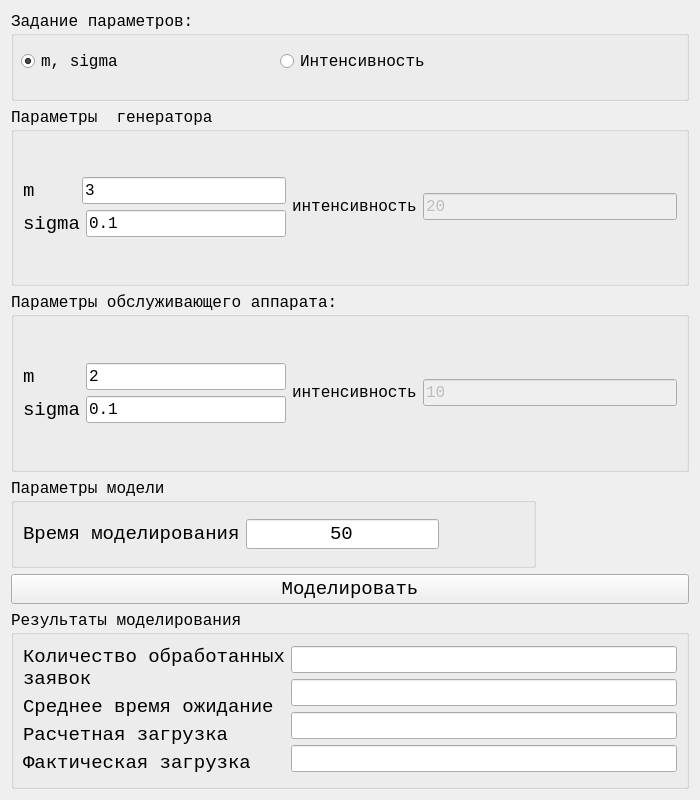
<?xml version="1.0" encoding="UTF-8"?>
<ui version="4.0">
 <class>Form</class>
 <widget class="QWidget" name="Form">
  <property name="geometry">
   <rect>
    <x>0</x>
    <y>0</y>
    <width>700</width>
    <height>800</height>
   </rect>
  </property>
  <property name="sizePolicy">
   <sizepolicy hsizetype="Preferred" vsizetype="Preferred">
    <horstretch>0</horstretch>
    <verstretch>0</verstretch>
   </sizepolicy>
  </property>
  <property name="minimumSize">
   <size>
    <width>700</width>
    <height>800</height>
   </size>
  </property>
  <property name="windowTitle">
   <string>Лабораторная работа №1</string>
  </property>
  <layout class="QVBoxLayout" name="verticalLayout_2">
   <property name="sizeConstraint">
    <enum>QLayout::SetMinimumSize</enum>
   </property>
   <item>
    <widget class="QGroupBox" name="groupBox_5">
     <property name="maximumSize">
      <size>
       <width>16777215</width>
       <height>90</height>
      </size>
     </property>
     <property name="font">
      <font>
       <family>Courier New</family>
       <pointsize>12</pointsize>
      </font>
     </property>
     <property name="title">
      <string>Задание параметров:</string>
     </property>
     <widget class="QWidget" name="horizontalLayoutWidget_5">
      <property name="geometry">
       <rect>
        <x>10</x>
        <y>20</y>
        <width>511</width>
        <height>61</height>
       </rect>
      </property>
      <layout class="QHBoxLayout" name="horizontalLayout_8">
       <item>
        <widget class="QRadioButton" name="generator_radio_m">
         <property name="enabled">
          <bool>true</bool>
         </property>
         <property name="minimumSize">
          <size>
           <width>0</width>
           <height>30</height>
          </size>
         </property>
         <property name="text">
          <string>m, sigma</string>
         </property>
         <property name="checked">
          <bool>true</bool>
         </property>
        </widget>
       </item>
       <item>
        <widget class="QRadioButton" name="generator_radio_lambda">
         <property name="minimumSize">
          <size>
           <width>0</width>
           <height>30</height>
          </size>
         </property>
         <property name="text">
          <string>Интенсивность</string>
         </property>
        </widget>
       </item>
      </layout>
     </widget>
    </widget>
   </item>
   <item>
    <widget class="QGroupBox" name="groupBox">
     <property name="sizePolicy">
      <sizepolicy hsizetype="Preferred" vsizetype="Preferred">
       <horstretch>0</horstretch>
       <verstretch>0</verstretch>
      </sizepolicy>
     </property>
     <property name="font">
      <font>
       <family>Courier New</family>
       <pointsize>12</pointsize>
      </font>
     </property>
     <property name="title">
      <string>Параметры  генератора</string>
     </property>
     <layout class="QGridLayout" name="gridLayout_2">
      <item row="0" column="2">
       <layout class="QVBoxLayout" name="verticalLayout_10">
        <item>
         <layout class="QHBoxLayout" name="horizontalLayout">
          <property name="spacing">
           <number>4</number>
          </property>
          <property name="sizeConstraint">
           <enum>QLayout::SetNoConstraint</enum>
          </property>
          <item>
           <widget class="QLabel" name="label">
            <property name="font">
             <font>
              <family>Courier New</family>
              <pointsize>14</pointsize>
             </font>
            </property>
            <property name="text">
             <string notr="true">m</string>
            </property>
           </widget>
          </item>
          <item>
           <widget class="QLineEdit" name="lineEdit_generator_m">
            <property name="sizePolicy">
             <sizepolicy hsizetype="Preferred" vsizetype="Fixed">
              <horstretch>0</horstretch>
              <verstretch>0</verstretch>
             </sizepolicy>
            </property>
            <property name="minimumSize">
             <size>
              <width>204</width>
              <height>0</height>
             </size>
            </property>
            <property name="text">
             <string>3</string>
            </property>
           </widget>
          </item>
         </layout>
        </item>
        <item>
         <layout class="QHBoxLayout" name="horizontalLayout_4">
          <item>
           <widget class="QLabel" name="label_2">
            <property name="font">
             <font>
              <family>Courier New</family>
              <pointsize>14</pointsize>
             </font>
            </property>
            <property name="text">
             <string notr="true">sigma</string>
            </property>
           </widget>
          </item>
          <item>
           <widget class="QLineEdit" name="lineEdit_generator_sigma">
            <property name="sizePolicy">
             <sizepolicy hsizetype="Fixed" vsizetype="Fixed">
              <horstretch>0</horstretch>
              <verstretch>0</verstretch>
             </sizepolicy>
            </property>
            <property name="minimumSize">
             <size>
              <width>200</width>
              <height>0</height>
             </size>
            </property>
            <property name="text">
             <string>0.1</string>
            </property>
           </widget>
          </item>
         </layout>
        </item>
       </layout>
      </item>
      <item row="0" column="4">
       <layout class="QVBoxLayout" name="verticalLayout_4">
        <item>
         <layout class="QHBoxLayout" name="horizontalLayout_5">
          <item>
           <widget class="QLabel" name="label_13">
            <property name="text">
             <string>интенсивность</string>
            </property>
           </widget>
          </item>
          <item>
           <widget class="QLineEdit" name="lineEdit_generator_lambda">
            <property name="enabled">
             <bool>false</bool>
            </property>
            <property name="text">
             <string>20</string>
            </property>
           </widget>
          </item>
         </layout>
        </item>
        <item>
         <layout class="QHBoxLayout" name="horizontalLayout_7"/>
        </item>
       </layout>
      </item>
     </layout>
    </widget>
   </item>
   <item>
    <widget class="QGroupBox" name="groupBox_2">
     <property name="font">
      <font>
       <family>Courier New</family>
       <pointsize>12</pointsize>
      </font>
     </property>
     <property name="title">
      <string>Параметры обслуживающего аппарата:</string>
     </property>
     <layout class="QGridLayout" name="gridLayout_3">
      <item row="0" column="1">
       <layout class="QVBoxLayout" name="verticalLayout_12">
        <item>
         <layout class="QHBoxLayout" name="horizontalLayout_12">
          <item>
           <widget class="QLabel" name="label_15">
            <property name="text">
             <string>интенсивность</string>
            </property>
           </widget>
          </item>
          <item>
           <widget class="QLineEdit" name="lineEdit_processor_lambda">
            <property name="enabled">
             <bool>false</bool>
            </property>
            <property name="text">
             <string>10</string>
            </property>
           </widget>
          </item>
         </layout>
        </item>
        <item>
         <layout class="QHBoxLayout" name="horizontalLayout_14"/>
        </item>
       </layout>
      </item>
      <item row="0" column="0">
       <layout class="QVBoxLayout" name="verticalLayout_11">
        <item>
         <layout class="QHBoxLayout" name="horizontalLayout_9">
          <item>
           <widget class="QLabel" name="label_3">
            <property name="font">
             <font>
              <family>Courier New</family>
              <pointsize>14</pointsize>
             </font>
            </property>
            <property name="text">
             <string notr="true">m</string>
            </property>
           </widget>
          </item>
          <item>
           <widget class="QLineEdit" name="lineEdit_processor_m">
            <property name="sizePolicy">
             <sizepolicy hsizetype="Fixed" vsizetype="Fixed">
              <horstretch>0</horstretch>
              <verstretch>0</verstretch>
             </sizepolicy>
            </property>
            <property name="minimumSize">
             <size>
              <width>200</width>
              <height>0</height>
             </size>
            </property>
            <property name="text">
             <string>2</string>
            </property>
           </widget>
          </item>
         </layout>
        </item>
        <item>
         <layout class="QHBoxLayout" name="horizontalLayout_10">
          <item>
           <widget class="QLabel" name="label_k">
            <property name="font">
             <font>
              <family>Courier New</family>
              <pointsize>14</pointsize>
             </font>
            </property>
            <property name="text">
             <string notr="true">sigma</string>
            </property>
           </widget>
          </item>
          <item>
           <widget class="QLineEdit" name="lineEdit_processor_sigma">
            <property name="sizePolicy">
             <sizepolicy hsizetype="Fixed" vsizetype="Fixed">
              <horstretch>0</horstretch>
              <verstretch>0</verstretch>
             </sizepolicy>
            </property>
            <property name="minimumSize">
             <size>
              <width>200</width>
              <height>0</height>
             </size>
            </property>
            <property name="text">
             <string>0.1</string>
            </property>
           </widget>
          </item>
         </layout>
        </item>
       </layout>
      </item>
     </layout>
    </widget>
   </item>
   <item>
    <widget class="QGroupBox" name="groupBox_3">
     <property name="sizePolicy">
      <sizepolicy hsizetype="Expanding" vsizetype="Preferred">
       <horstretch>0</horstretch>
       <verstretch>0</verstretch>
      </sizepolicy>
     </property>
     <property name="maximumSize">
      <size>
       <width>525</width>
       <height>90</height>
      </size>
     </property>
     <property name="font">
      <font>
       <family>Courier New</family>
       <pointsize>12</pointsize>
      </font>
     </property>
     <property name="title">
      <string>Параметры модели</string>
     </property>
     <layout class="QGridLayout" name="gridLayout">
      <item row="1" column="0">
       <layout class="QHBoxLayout" name="horizontalLayout_3">
        <property name="sizeConstraint">
         <enum>QLayout::SetNoConstraint</enum>
        </property>
        <item>
         <widget class="QLabel" name="label_12">
          <property name="sizePolicy">
           <sizepolicy hsizetype="Fixed" vsizetype="Fixed">
            <horstretch>0</horstretch>
            <verstretch>0</verstretch>
           </sizepolicy>
          </property>
          <property name="font">
           <font>
            <pointsize>14</pointsize>
           </font>
          </property>
          <property name="text">
           <string>Время моделирования</string>
          </property>
         </widget>
        </item>
        <item>
         <widget class="QLineEdit" name="lineEdit_duration">
          <property name="sizePolicy">
           <sizepolicy hsizetype="Expanding" vsizetype="Fixed">
            <horstretch>0</horstretch>
            <verstretch>0</verstretch>
           </sizepolicy>
          </property>
          <property name="font">
           <font>
            <pointsize>14</pointsize>
           </font>
          </property>
          <property name="text">
           <string>50</string>
          </property>
          <property name="alignment">
           <set>Qt::AlignCenter</set>
          </property>
         </widget>
        </item>
        <item>
         <spacer name="horizontalSpacer">
          <property name="orientation">
           <enum>Qt::Horizontal</enum>
          </property>
          <property name="sizeHint" stdset="0">
           <size>
            <width>40</width>
            <height>20</height>
           </size>
          </property>
         </spacer>
        </item>
       </layout>
      </item>
     </layout>
    </widget>
   </item>
   <item>
    <widget class="QPushButton" name="pushButton">
     <property name="sizePolicy">
      <sizepolicy hsizetype="Preferred" vsizetype="Fixed">
       <horstretch>0</horstretch>
       <verstretch>0</verstretch>
      </sizepolicy>
     </property>
     <property name="font">
      <font>
       <family>Courier New</family>
       <pointsize>14</pointsize>
      </font>
     </property>
     <property name="text">
      <string>Моделировать</string>
     </property>
    </widget>
   </item>
   <item>
    <widget class="QGroupBox" name="groupBox_4">
     <property name="maximumSize">
      <size>
       <width>16777215</width>
       <height>16777215</height>
      </size>
     </property>
     <property name="font">
      <font>
       <family>Courier New</family>
       <pointsize>12</pointsize>
      </font>
     </property>
     <property name="title">
      <string>Результаты моделирования</string>
     </property>
     <layout class="QGridLayout" name="gridLayout_4">
      <item row="0" column="1" colspan="2">
       <layout class="QHBoxLayout" name="horizontalLayout_2">
        <item>
         <layout class="QVBoxLayout" name="verticalLayout">
          <item>
           <widget class="QLabel" name="label_8">
            <property name="font">
             <font>
              <family>Courier New</family>
              <pointsize>14</pointsize>
             </font>
            </property>
            <property name="text">
             <string>Количество обработанных
заявок</string>
            </property>
           </widget>
          </item>
          <item>
           <widget class="QLabel" name="label_9">
            <property name="font">
             <font>
              <family>Courier New</family>
              <pointsize>14</pointsize>
             </font>
            </property>
            <property name="text">
             <string>Среднее время ожидание</string>
            </property>
           </widget>
          </item>
          <item>
           <widget class="QLabel" name="label_4">
            <property name="font">
             <font>
              <pointsize>14</pointsize>
             </font>
            </property>
            <property name="text">
             <string>Расчетная загрузка</string>
            </property>
           </widget>
          </item>
          <item>
           <widget class="QLabel" name="label_5">
            <property name="font">
             <font>
              <pointsize>14</pointsize>
             </font>
            </property>
            <property name="text">
             <string>Фактическая загрузка</string>
            </property>
           </widget>
          </item>
         </layout>
        </item>
        <item>
         <layout class="QVBoxLayout" name="verticalLayout_7">
          <item>
           <widget class="QLineEdit" name="lineEdit_res_processed"/>
          </item>
          <item>
           <widget class="QLineEdit" name="lineEdit_res_avg_time"/>
          </item>
          <item>
           <widget class="QLineEdit" name="lineEdit_ro"/>
          </item>
          <item>
           <widget class="QLineEdit" name="lineEdit_ro_fact"/>
          </item>
         </layout>
        </item>
       </layout>
      </item>
     </layout>
    </widget>
   </item>
  </layout>
 </widget>
 <resources/>
 <connections/>
</ui>
